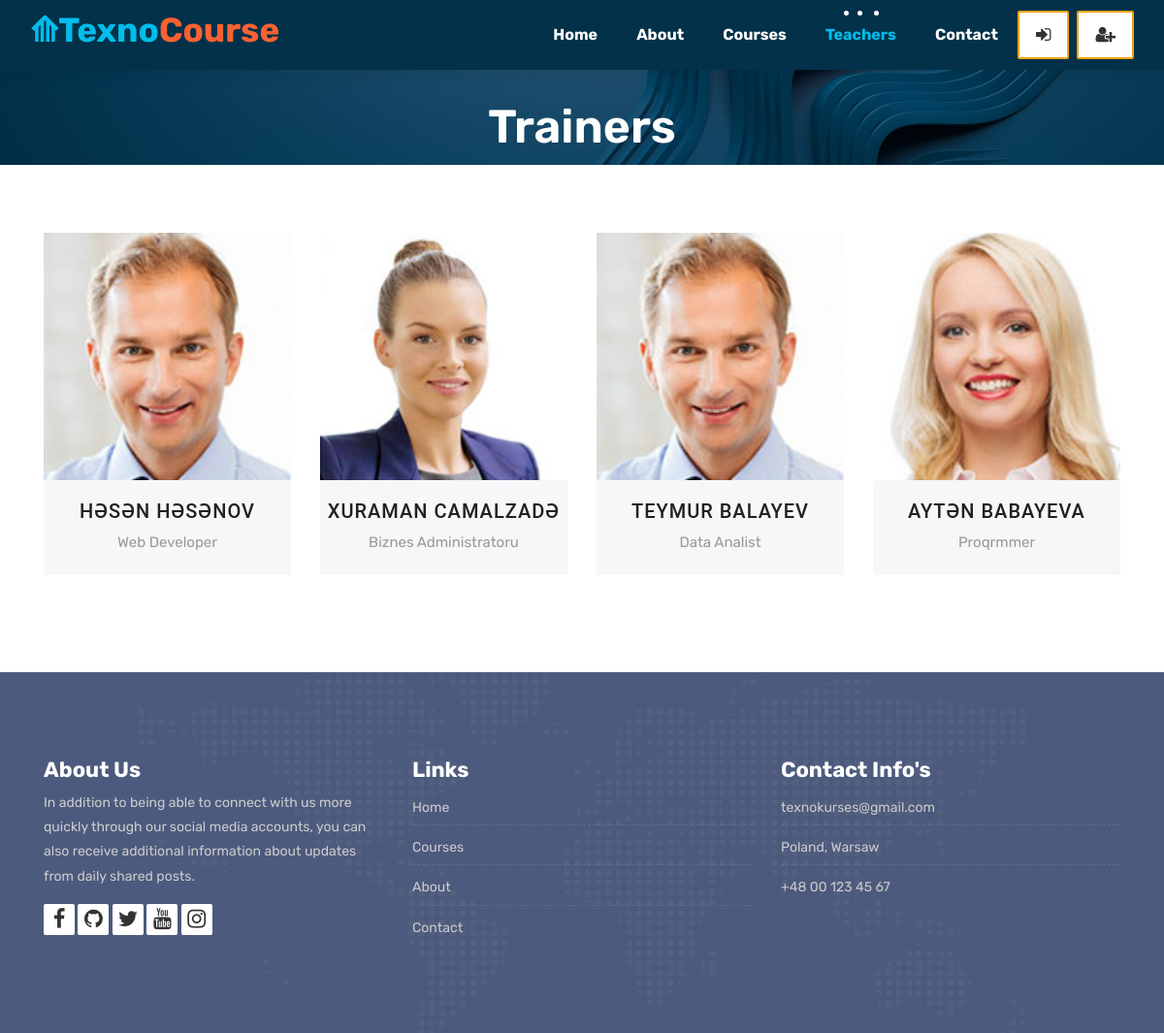
Screenshot of /teachers/ with the database file from the repository.
### teachers/models.py (models this page shows, shortened)
class Teacher(models.Model):
    name = models.CharField(max_length=50)
    title = models.CharField(max_length=50)
    description = models.TextField(blank=True)
    image = models.ImageField(upload_to="courses/%Y/%m/%d/")
    facebook = models.URLField(max_length=200, blank=True)
    twitter = models.URLField(max_length=200, blank=True)
    linkedin = models.URLField(max_length=200, blank=True)
    youtube = models.URLField(max_length=200, blank=True)

### teachers/views.py (the view)
# urls.py: path('', TeacherListView.as_view(), name="teachers"),
class TeacherListView(ListView):
    model = Teacher
    template_name = 'teachers.html'
    context_object_name = 'teachers'

### templates/teachers.html (shortened to what this page needs)
{% extends 'partials/_base.html' %}
{% load static %}
{% block content %}
	<div class="all-title-box">
		<div class="container text-center">
			<h1>Trainers</h1>
		</div>
	</div>
	<div id="teachers" class="section wb">
        <div class="container">
            <div class="row">
				{% for teacher in teachers %}
				<div class="col-lg-3 col-md-6 col-12">
					<div class="our-team">
						<div class="team-img">
							<img src="{{teacher.image.url}}">
						</div>
						<div class="team-content">
							<h3 class="title" id="teachername"><a href="{% url 'teacher_detail' teacher.pk %}">{{teacher.name}}</a></h3>
							<span class="post">{{teacher.title}}</span>
						</div>
					</div>
				</div>
				{% endfor %}
            </div>
        </div>
    </div>
{% endblock %}

### static/style.css (style rules this page uses)
#teachername { font-family: 'Roboto'; }
body { color: #333333; font-size: 14px; font-family: 'Rubik', sans-serif; line-height: 1.80857; }
html, body { height: 100%; }
a { color: #1f1f1f; text-decoration: none !important; outline: none !important; -webkit-transition: all .3s ease-in-out; -moz-transition: all .3s ease-in-out; -ms-transition: all .3s ease-in-out; -o-transition: all .3s ease-in-out; transition: all .3s ease-in-out; }
h1, h2, h3, h4, h5, h6 { letter-spacing: 0; font-weight: normal; position: relative; padding: 0 0 10px 0; font-weight: normal; line-height: 120% !important; color: #1f1f1f; margin: 0 }
h1 { font-size: 26px }
h3 { font-size: 18px }
h1 a, h2 a, h3 a, h4 a, h5 a, h6 a { color: #212121; text-decoration: none!important; opacity: 1 }
a { color: #1f1f1f; text-decoration: none; outline: none; }
a, .btn { text-decoration: none !important; outline: none !important; -webkit-transition: all .3s ease-in-out; -moz-transition: all .3s ease-in-out; -ms-transition: all .3s ease-in-out; -o-transition: all .3s ease-in-out; transition: all .3s ease-in-out; }
.section { display: block; position: relative; overflow: hidden; padding: 70px 0; }
.section.wb { background-color: #ffffff; }
.all-title-box { background: url(images/title-back-ground-image.jpg)no-repeat; -webkit-background-size: cover; -moz-background-size: cover; -o-background-size: cover; }
.all-title-box { background-size: cover; background-position: center; min-height: 100px; padding-top: 87px; }
.all-title-box h1 { color: #fff; font-weight: 600; text-transform: capitalize; padding-top: 15px; font-size: 48px; line-height: 0px; }
.our-team { text-align: center; margin-bottom: 30px; }
.our-team .team-img { overflow: hidden; position: relative; }
.our-team .team-img img { width: 100%; height: auto; }
.our-team .team-content { padding: 20px 0; background: #f5f7f8; color: #54478a; }
.our-team .title { display: block; font-size: 20px; font-weight: 500; letter-spacing: 1px; text-transform: uppercase; margin: 0 0 7px 0; padding: 0px; }
.our-team .post { display: block; font-size: 15px; color: #999; }

### rows the page displays
Teacher: image (picture), name "HƏSƏN HƏSƏNOV", title "Web Developer"
Teacher: image (picture), name "XURAMAN CAMALZADƏ", title "Biznes Administratoru"
Teacher: image (picture), name "TEYMUR BALAYEV", title "Data Analist"
Teacher: image (picture), name "AYTƏN BABAYEVA", title "Proqrmmer"
